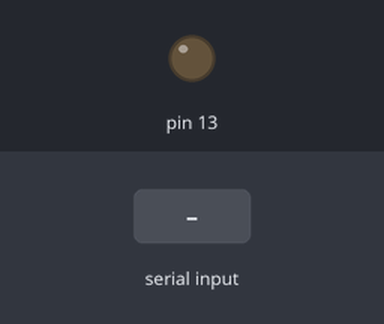
A sketch run on a simulated Arduino Uno, built with avr-gcc and run on an emulated ATmega328P. Shown: output pins drawn as LEDs (lit = HIGH). The inputs (shaded band) are chosen by the test bench.

Above: at 1.2 s.
1.3 s: "1" received over Serial
At 3.1 s:
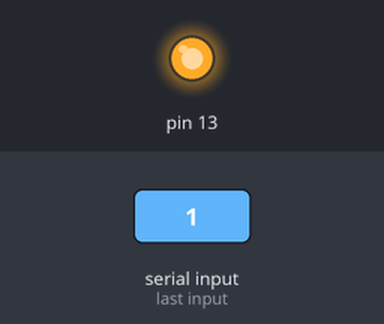
3.8 s: "0" received over Serial
At 6.2 s:
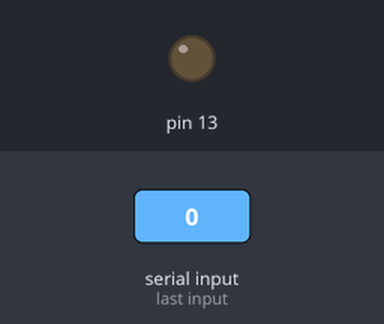
Timing chart, 0 to 7.7 s (numbered marks = the images above; inputs shaded):
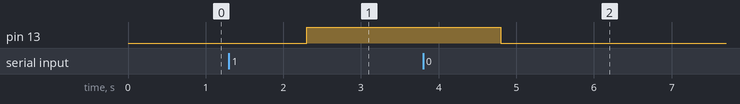

Measured:
- after the input at 1.3 s, pin 13: LOW → HIGH after 1.0 s
- after the input at 3.8 s, pin 13: HIGH → LOW after 1.0 s

The sketch:

LightControlArduino.ino
```cpp
void setup() {
  // put your setup code here, to run once:
  pinMode(13, OUTPUT);

  Serial.begin(9600);

}

void loop() {
  // put your main code here, to run repeatedly:

  if (Serial.available() > 0){
    String value = Serial.readString();

    if(value == "1"){
      digitalWrite(13, HIGH);
    }else{
      digitalWrite(13, LOW);
    }
  }

}
```
